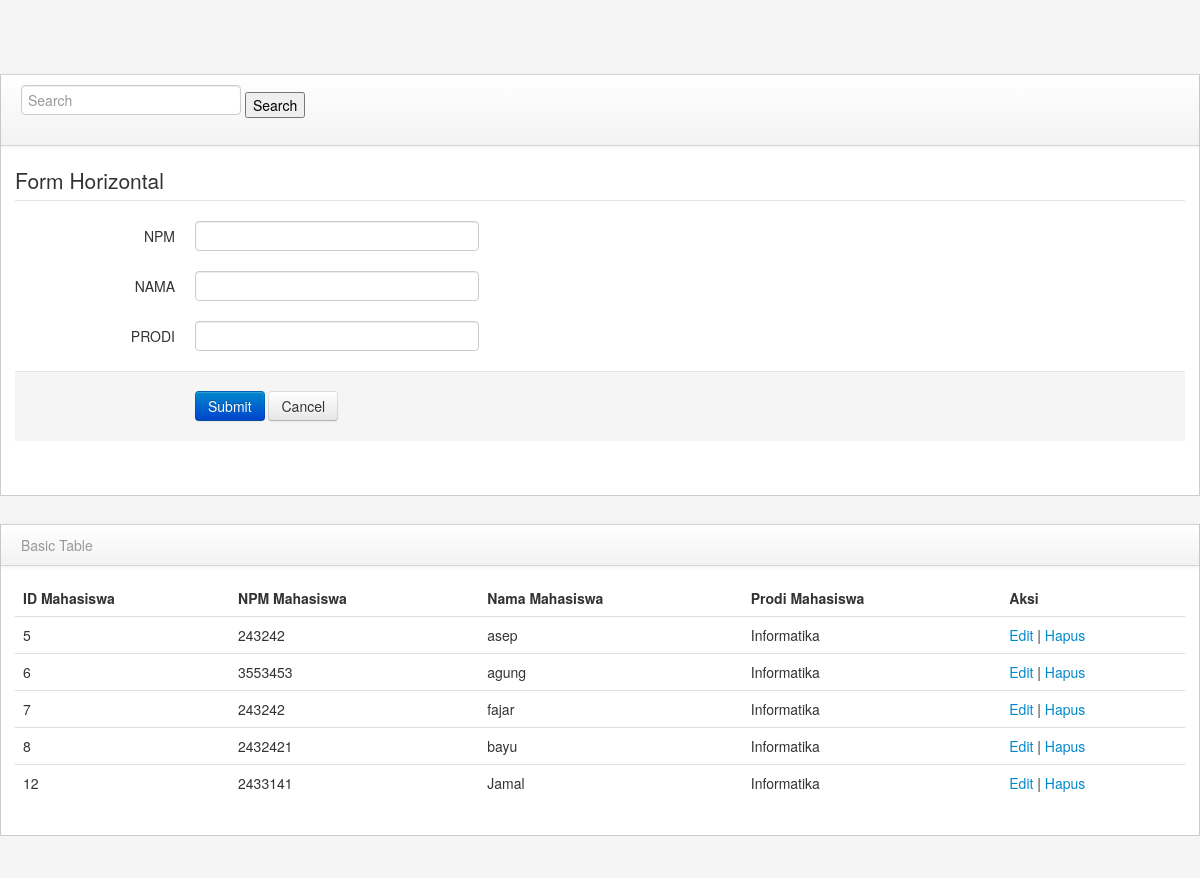
The page /form.php on the database its author committed.
### tables this page shows
CREATE TABLE `mahasiswa` (
  `id` int(8) NOT NULL,
  `npm` varchar(255) NOT NULL,
  `nama_mahasiswa` varchar(255) NOT NULL,
  `prodi` varchar(255) NOT NULL
);

### form.php (the view, shortened to what this page needs)
<?php
include "tampilkan_data.php";
$idnya = isset($_GET['id']) ? $_GET['id'] : "";
if (!empty($idnya)) {
    $get_data_by_id = mysqli_query($koneksi, "SELECT * FROM mahasiswa WHERE id=$idnya");
    $datanya_id = mysqli_fetch_assoc($get_data_by_id);
    $npm = $datanya_id["npm"];
    $nama_mahasiswa = $datanya_id["nama_mahasiswa"];
    $prodi = $datanya_id["prodi"];
    $status = "edit_data.php";
} else {
    $status = "proses.php";
    $npm = "";
    $nama_mahasiswa = "";
    $prodi = "";
}
$cari = isset($_GET['cari']) ? $_GET['cari'] : "";
if (!empty($cari)) {
    $get_data = mysqli_query($koneksi, "SELECT * FROM mahasiswa WHERE nama_mahasiswa LIKE '%$cari%' OR npm LIKE '%$cari%'OR prodi LIKE '%$cari%'");
} else {
    $get_data = mysqli_query($koneksi, "SELECT * FROM mahasiswa");
}
?>
<!DOCTYPE html>
<html lang="en">
<head>
    <link href="bootstrap/css/bootstrap.min.css" rel="stylesheet" media="screen">
    <link href="bootstrap/css/bootstrap-responsive.min.css" rel="stylesheet" media="screen">
    <link href="assets/styles.css" rel="stylesheet" media="screen">
    <link rel="stylesheet" href="https://cdnjs.cloudflare.com/ajax/libs/font-awesome/4.7.0/css/font-awesome.min.css">
</head>
<body>
    <div class="row-fluid" bis_skin_checked="1">
        <div class="block" bis_skin_checked="1">
            <div class="navbar navbar-inner block-header" bis_skin_checked="1">
                <div class="control-group" bis_skin_checked="1">
                    <form method="GET" action="">
                        <input type="text" name="cari" placeholder="Search" value="<?= htmlspecialchars($cari); ?>">
                        <button type="submit" value="cari">Search</button>
                    </form>
                </div>
            </div>
            <div class="block-content collapse in" bis_skin_checked="1">
                <div class="span12" bis_skin_checked="1">
                    <form class="form-horizontal" action="<?= htmlspecialchars($status); ?>" method="POST">
                        <fieldset>
                            <legend>Form Horizontal</legend>
                            <div class="control-group" bis_skin_checked="1">
                                <label class="control-label" for="focusedInput">NPM</label>
                                <div class="controls" bis_skin_checked="1">
                                    <input class="input-xlarge focused" id="focusedInput" type="number" name="inputan_npm" value="<?= htmlspecialchars($npm); ?>">
                                </div>
                            </div>
                            <div class="control-group" bis_skin_checked="1">
                                <label class="control-label" for="focusedInput">NAMA</label>
                                <div class="controls" bis_skin_checked="1">
                                    <input class="input-xlarge focused" id="focusedInput" type="text" name="inputan_nama" value="<?= htmlspecialchars($nama_mahasiswa); ?>">
                                </div>
                            </div>
                            <div class=" control-group" bis_skin_checked="1">
                                <label class="control-label" for="focusedInput">PRODI</label>
                                <div class="controls" bis_skin_checked="1">
                                    <input class="input-xlarge focused" id="focusedInput" type="text" name="inputan_prodi" value="<?= htmlspecialchars($prodi); ?>">
                                </div>
                            </div>
                            <div class="form-actions" bis_skin_checked="1">
                                <button type="submit" class="btn btn-primary" name="submit">Submit</button>
                                <button type="reset" class="btn">Cancel</button>
                            </div>
                        </fieldset>
                    </form>
                </div>
            </div>
        </div>
    </div>
    <div class="row-fluid" bis_skin_checked="1">
        <div class="block" bis_skin_checked="1">
            <div class="navbar navbar-inner block-header" bis_skin_checked="1">
                <div class="muted pull-left" bis_skin_checked="1">Basic Table</div>
            </div>
            <div class="block-content collapse in" bis_skin_checked="1">
                <div class="span12" bis_skin_checked="1">
                    <table class="table">
                        <thead>
                            <tr>
                                <th>ID Mahasiswa</th>
                                <th>NPM Mahasiswa</th>
                                <th>Nama Mahasiswa</th>
                                <th>Prodi Mahasiswa</th>
                                <th>Aksi</th>
                            </tr>
                        </thead>
                        <tbody>
                            <?php while ($data = mysqli_fetch_assoc($get_data)) { ?>
                                <tr>
                                    <td><?= htmlspecialchars($data['id']) ?></td>
                                    <td><?= htmlspecialchars($data['npm']) ?></td>
                                    <td><?= htmlspecialchars($data['nama_mahasiswa']) ?></td>
                                    <td><?= htmlspecialchars($data['prodi']) ?></td>
                                    <td><a href="form.php?id=<?= htmlspecialchars($data['id']) ?>">Edit</a> | <a href="hapus_data.php?id=<?= htmlspecialchars($data['id']) ?>">Hapus</a></td>
                                </tr>
                            <?php } ?>
                        </tbody>
                    </table>
                </div>
            </div>
        </div>
    </div>
</body>
</html>

### assets/styles.css (style rules this page uses)
body { padding-top: 0; padding-bottom: 40px; background-color: #f5f5f5; }
@media (min-width: 979px) { body { padding-top: 60px; } }
.block { border: 1px solid #ccc; background: white; margin: 1em 0em; border-top: none; }
.block-content { margin: 1em; min-height: .25em; }
.block-header { margin-bottom: 0px; border-right: none; border-left: none; -webkit-border-radius: 0px; -moz-border-radius: 0px; border-radius: 0px; }
.block-header div { padding-top: 10px; }

### rows shown on the page
mahasiswa: id "5", npm "243242", nama_mahasiswa "asep", prodi "Informatika"
mahasiswa: id "6", npm "3553453", nama_mahasiswa "agung", prodi "Informatika"
mahasiswa: id "7", npm "243242", nama_mahasiswa "fajar", prodi "Informatika"
mahasiswa: id "8", npm "2432421", nama_mahasiswa "bayu", prodi "Informatika"
mahasiswa: id "12", npm "2433141", nama_mahasiswa "Jamal", prodi "Informatika"
